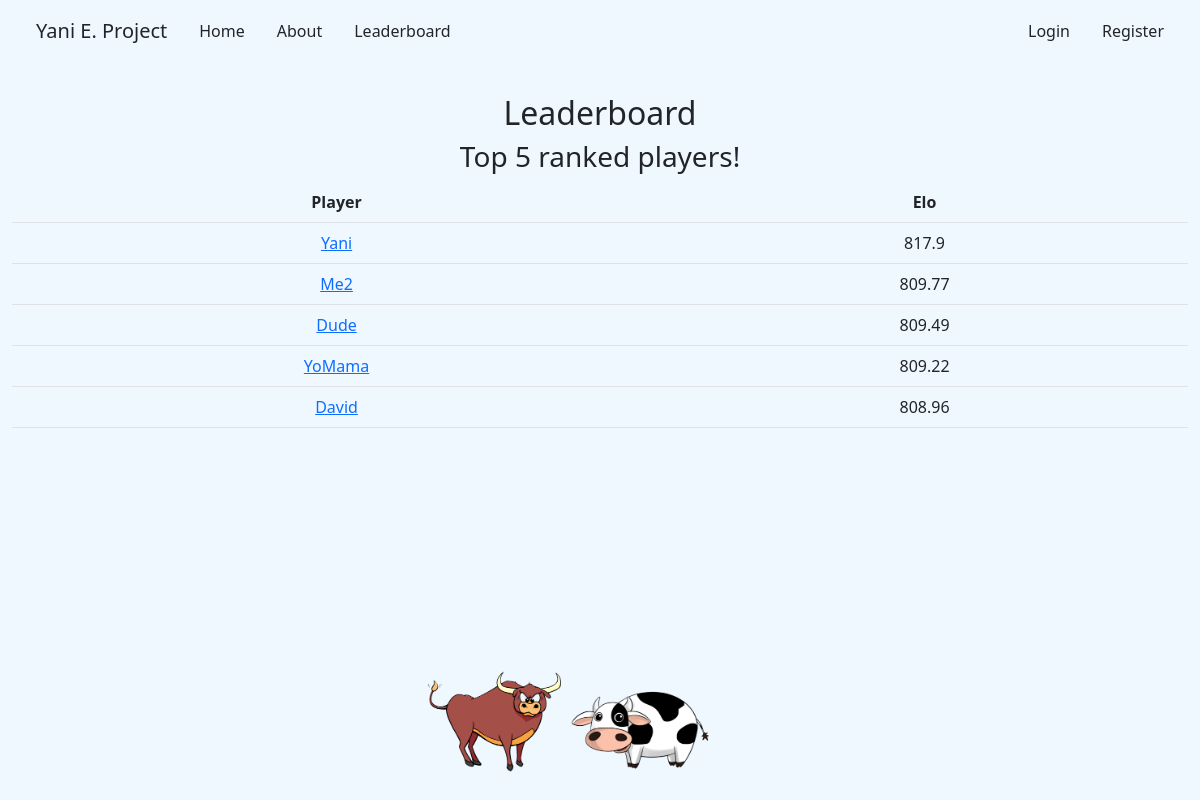
The app's page /leaderboard with its own data.
### tables this page shows
CREATE TABLE user (id INTEGER UNIQUE PRIMARY KEY AUTOINCREMENT NOT NULL, hash TEXT NOT NULL, username TEXT NOT NULL, email VARCHAR(320),
elo FLOAT(6,2) NOT NULL);

### app.py (the view)
@app.route('/leaderboard')
def leaderboard():
  leaders = db.execute("SELECT id, elo, username FROM user ORDER BY elo DESC LIMIT 5")
  return render_template('leaderboard.html', leaders=leaders)

### templates/leaderboard.html (shortened to what this page needs)
{% extends "layout.html" %}
{% block main %}
  <h2>Leaderboard</h2>
  <h3>Top 5 ranked players!</h3>
  <table class="table">
    <thead>
      <tr>
        <th> Player </th>
        <th> Elo </th>
      </tr>
    </thead>
    <tbody>
      {% for leader in leaders %}
        <tr>
          <td> <a href="{{ url_for('profile', user_id=leader['id']) }}">{{ leader['username'] }}</a></td>
          <td> {{ leader['elo']|round(2) }} </td>
        </tr>
      {% endfor %}
    </tbody>
  </table>
{% endblock %}

### static/styles.css (style rules this page uses)
body { background-color:aliceblue; }

### records on screen
user: username "Yani", elo "817.9"
user: username "Me2", elo "809.77"
user: username "Dude", elo "809.49"
user: username "YoMama", elo "809.22"
user: username "David", elo "808.96"
